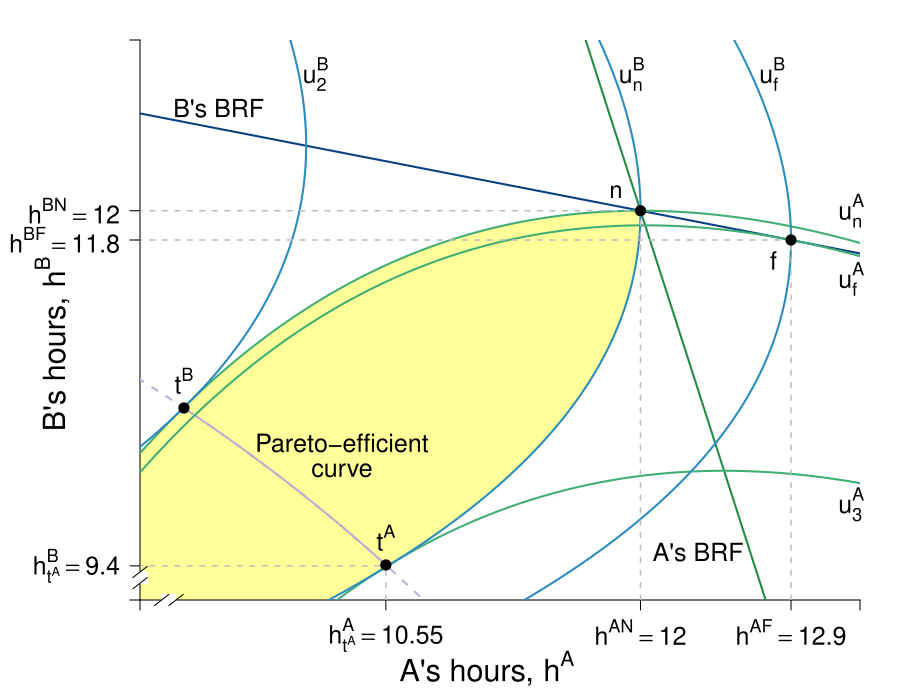

Generate this figure with R:
require(shape)
library(plotrix)
pdf(file = "coordination_failures/coord_brfs_stackelberg_zoom_close.pdf", width = 9, height = 7)

#Set parameters for graphics
pointsize <- 1.8
axislabelsize <- 1.8
labelsize <- 1.5
namesize <- 1.8
annotatesize <- 1.5
graphlinewidth <- 2
segmentlinewidth <- 1.5
COL <- c("#7fc97f", "#beaed4", "#fdc086", "#ffff99", "#386cb0", "#f0027f", "#bf5b17", "#666666")
COLA <- c("#99d8c9","#66c2a4","#41ae76", "#238b45", "#005824")
COLB <- c("#4eb3d3", "#2b8cbe", "#0868ac","#084081")

par(mar =  c(5, 7, 2, 2))

uA <- function(ea, eb, alpha = 30, beta = 1/2) {
  (alpha - beta*(ea+eb))*ea - 0.5*(ea)^2
}

uB <- function(ea, eb, alpha = 30, beta = 1/2) {
  (alpha - beta*(ea+eb))*eb - 0.5*(eb)^2
}

yA <- function(ea, eb, alpha = 30, beta = 1/2){
  ea*(alpha - beta*(ea + eb))
}

brfB <- function(ea, alpha = 30, beta = 1/2) {
  (alpha - beta*ea)/(1 + 2*beta)
}

brfA <- function(ea, alpha = 30, beta = 1/2) {
  (alpha - ea*(1 + 2*beta))/(beta)
}

brfPE <- function(ea, alpha = 30, beta = 1/8) {
  alpha*(1 - beta*ea)
}

hANE <- function(alpha, beta = 1/2){
  alpha/(1 + 3*beta)
}

hApEff <- function(alpha, beta = 1/2){
  alpha/(2 + 4*beta)
}

hAST <- function(alpha, beta = 1/2){
  (alpha*(1 + beta))/(1 + 4*beta + 2*beta^2)
}

hApEff2 <- function(alpha, beta = 1/2){
  alpha/(1 + 4*beta)
}

intercept1 <- function(alpha, beta = 1/2){
  alpha/(1 + 2*beta)
}

PEC <- function(ea, alpha = 30, beta = 1/2){
  a = beta*(1+2*beta);
  b = -alpha*(1+3*beta)+(1+2*beta)^2*ea;
  c = alpha^2 - alpha*(1+3*beta)*ea+ beta*(1+2*beta)*ea^2
  delta = b^2-4*a*c
  return((-b-sqrt(delta))/(2*a))
}


indiffA <- function(ea, alpha = 30, beta = 1/2, uA = 144) {
  (alpha*ea - beta*(ea)^2 - 0.5*(ea)^2 - uA)/(beta*ea)
}

indiffBroot1 <- function(ea, alpha = 30, beta = 30, uB = 144){
  (-sqrt(alpha^2 - 2*alpha*beta*ea + beta^2*ea^2 - 4*beta*uB - 2*uB) + alpha - beta*ea)/(2*beta + 1)
}

indiffBroot2 <- function(ea, alpha = 30, beta = 30, uB = 144){
  (sqrt(alpha^2 - 2*alpha*beta*ea + beta^2*ea^2 - 4*beta*uB - 2*uB) + alpha - beta*ea)/(2*beta + 1)
}


indiffB <- function(eb, alpha = 30, beta = 1/2, uB = 144) {
  (alpha*eb - uB - 0.5*eb^2)/(alpha*beta*eb)
}

indiffB2 <- function(ea, alpha = 30, beta = 1/2, uB = 144) {
  sqrt(alpha^2*(beta*ea - 1)^2 - 2*uB) - alpha*beta*ea + alpha
}

indiffB3 <- function(ea, alpha = 30, beta = 1/2, uB = 144) {
  -sqrt(alpha^2*(beta*ea - 1)^2 - 2*uB) - alpha*beta*ea + alpha
}


xlims <- c(9.15, 13.25)
ylims <- c(9.15, 13.25)

npts <- 501 
x <- seq(xlims[1], xlims[2], length.out = npts)
y <- seq(ylims[1], ylims[2], length.out = npts) 
a <- c(uA(hANE(alpha = 30, beta = 1/2), hANE(alpha = 30, beta = 1/2)), 
       uA(hAST(alpha = 30, beta = 1/2), brfB(ea = hAST(alpha = 30, beta = 1/2))),
       155.65)
b <- c(uA(hANE(alpha = 30, beta = 1/2),hANE(alpha = 30, beta = 1/2)), 
       uA(brfB(ea = hAST(alpha = 30, beta = 1/2)), hAST(alpha = 30, beta = 1/2)),
       155.65)


plot(0, 0, xlim = xlims, ylim = ylims, type = "n",
     xlab = expression(paste("")),
     ylab = expression(paste("")), 
     xaxt = "n", 
     yaxt = "n", 
     cex.lab = axislabelsize, 
     bty = "n",
     xaxs="i", 
     yaxs="i")


ticksy <- c(ylims[1], 9.4, brfB(ea = hAST(alpha = 30, beta = 1/2)), hANE(alpha = 30), intercept1(alpha = 30), ylims[2])
ylabels <- c(NA, expression(paste(h[t^A]^B == 9.4)), expression(paste(h^{BF}==11.8)), expression(paste(h^{BN})==12), expression(paste(frac(alpha, 1 + 2*beta))), NA)
ticksx <- c(xlims[1], 10.55, hANE(alpha = 30), hAST(alpha = 30, beta = 1/2), intercept1(alpha = 30), xlims[2])
xlabels <- c(NA, expression(paste(h[t^A]^A == 10.55)), expression(paste(h^{AN}==12)), expression(paste(h^{AF}==12.9)), expression(paste(frac(alpha, 1 + 2*beta))), NA)




npts <- 500 
xx1 <- seq(xlims[1], xlims[2], length.out = npts)

xx2 <- seq(9.4, 10.55, length.out = npts)
xx3 <- seq(8.4, 11.55, length.out = npts)

#I need something like xx1 with npts for 
xpoly1 <- seq(from = 8, to = 12, length.out = 500)
ypoly1 <- indiffA(xpoly1, uA = 144, alpha = 30, beta = 1/2)
ypoly2 <- indiffBroot1(xpoly1, uB = 144, alpha = 30, beta = 1/2)
polygon(x = c(xpoly1, rev(xpoly1)), y = c(ypoly1, rev(ypoly2)), col=COL[4], density=NULL, border = NA)

axis(1, at = ticksx,  pos = xlims[1], labels = FALSE, cex.axis = labelsize)
text(x = c(0, 10.55, hANE(alpha = 30), hAST(alpha = 30, beta = 1/2), intercept1(alpha = 30), xlims[2]), par("usr")[3] - 0.1, labels = xlabels, srt = 0, pos = 1, xpd = TRUE, cex = labelsize)

axis(2, at = ticksy, pos = ylims[1], labels = ylabels, las = 1, cex.axis = labelsize)

axis.break(axis=1,breakpos=NULL,pos=xlims[1],bgcol="white",breakcol="black",
           style="slash",brw=0.02)

axis.break(axis=2,breakpos=NULL,pos=ylims[1],bgcol="white",breakcol="black",
           style="slash",brw=0.02)

lines(xx1, brfA(xx1, alpha = 30, beta = 1/2), col = COLA[4], lwd = graphlinewidth)
lines(xx1, brfB(xx1, alpha = 30, beta = 1/2), col = COLB[4], lwd = graphlinewidth)
lines(xx3, PEC(xx3, alpha = 30, beta = 1/2), col = COL[2], lwd = graphlinewidth, lty = 2)
lines(xx2, PEC(xx2, alpha = 30, beta = 1/2), col = COL[2], lwd = graphlinewidth)

contour(y, x, 
        outer(x, y, uA),
        drawlabels = FALSE,
        col = COLA[3],
        lwd = graphlinewidth,
        levels = a, 
        xaxs="i", 
        yaxs="i", 
        add = TRUE) 

text( 0.5*(9.25 + 13), ylims[1] - 0.5, expression(paste("A's hours, ", h^A)), xpd = TRUE, cex = axislabelsize)
text(xlims[1] - 0.5, 0.5*(9.25 + 13) - 0.1, expression(paste("B's hours, ", h^B)), xpd = TRUE, cex = axislabelsize, srt = 90) 


contour(x, y,
        outer(x, y, uB),
        drawlabels = FALSE,
        col = COLB[2],
        lwd = graphlinewidth,
        levels = b,
        add = TRUE
)


text(10.3, 10.3, expression("Pareto-efficient"), cex = labelsize)
text(10.3,  10.1, expression("curve"), cex = labelsize)


#Label the iso-welfare functions for A (leader)
text(13.2, 12, expression(u[n]^A), cex = labelsize, xpd = TRUE)
text(13.2, 11.5, expression(u[f]^A), cex = labelsize, xpd = TRUE)
text(13.2, 9.85, expression(u[3]^A), cex = labelsize, xpd = TRUE)

#Label the indifference curves for B (follower)
text(12.75, 13, expression(u[f]^B), cex = labelsize)
text(11.95, 13, expression(u[n]^B), cex = labelsize)
text(10.15, 13, expression(u[2]^B), cex = labelsize)


#Label Nash Equilibrium 
segments(0, 12, 12, 12, lty = 2, col = "gray", lwd = segmentlinewidth)
segments(12, 0, 12, 12, lty = 2, col = "gray" , lwd = segmentlinewidth)

points(hANE(alpha = 30), hANE(alpha = 30), pch = 16, col = "black", cex = 1.5)
text(hANE(alpha = 29.4) + 0.1, hANE(alpha = 30.1) + 0.1, expression(paste(n)), cex = labelsize - 0.05)

segments(0, brfB(ea = hAST(alpha = 30, beta = 1/2)), hAST(alpha = 30, beta = 1/2), brfB(ea = hAST(alpha = 30, beta = 1/2)), lty = 2, col = "gray", lwd = segmentlinewidth)
segments(hAST(alpha = 30, beta = 1/2), 0, hAST(alpha = 30, beta = 1/2), brfB(ea = hAST(alpha = 30, beta = 1/2)), lty = 2, col = "gray" , lwd = segmentlinewidth)
points(hAST(alpha = 30, beta = 1/2), brfB(ea = hAST(alpha = 30, beta = 1/2)), pch = 16, col = "black", cex = 1.5)
text(hAST(alpha = 30, beta = 1/2) - 0.1, brfB(ea = hAST(alpha = 30, beta = 1/2)) - 0.15, expression(paste(f)), cex = labelsize)

#Annotate Pareto Efficient Curve and relevant points

segments(0, 9.4, 10.55, 9.4, lty = 2, col = "gray", lwd = segmentlinewidth)
segments(10.55, 0, 10.55, 9.4, lty = 2, col = "gray" , lwd = segmentlinewidth)

points(10.55, PEC(10.55), pch = 16, col = "black", cex = 1.5)
text(10.55, PEC(10.55) + 0.2, expression(paste(t^A)), cex = labelsize)

points(9.4, PEC(9.4), pch = 16, col = "black", cex = 1.5)
text(9.4, PEC(9.4) + 0.2, expression(paste(t^B)), cex = labelsize)


#B's brf
text(9.6, 12.75, expression(paste("B's BRF")), cex = labelsize)

#A's brf
text(12.33, 9.5, expression(paste("A's BRF")), xpd = TRUE, cex = labelsize)



dev.off()
